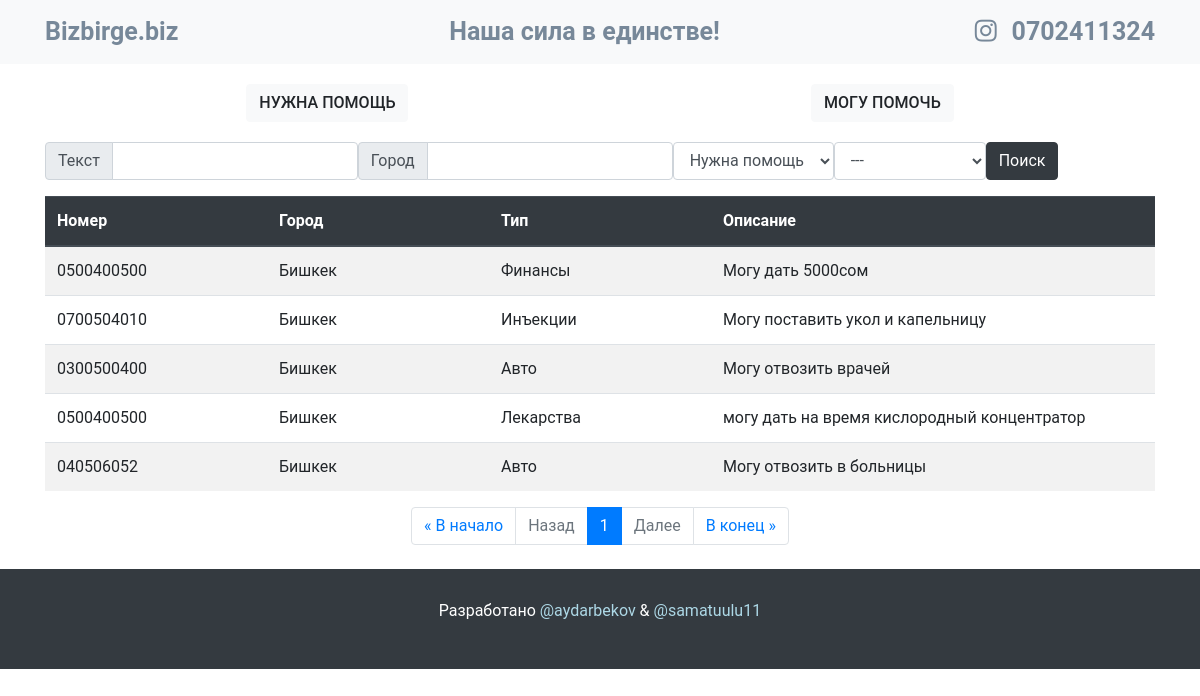
The app's page /ad_list/can_help with its own data.
### webapp/models.py (models this page shows, shortened)
class Ad(models.Model):
    ad_type = models.CharField(max_length=50, choices=TYPE_CHOICES, default=TYPE_CHOICES[0][0], verbose_name="Тема")
    number = models.CharField(max_length=50, verbose_name='Номер телефона')
    city = models.CharField(max_length=50, verbose_name='Город')
    group = models.CharField(max_length=50, choices=GROUP_CHOICES, default=GROUP_CHOICES[0][0], verbose_name="Тема")
    description = models.TextField(max_length=3000, verbose_name='Описание')
    status = models.CharField(max_length=50, choices=STATUS_CHOICES, default=STATUS_CHOICES[0][0], verbose_name='Статус')
    date = models.DateTimeField(auto_now_add=True, null=True, blank=True, verbose_name='Дата добавления')
    class Meta:
        verbose_name = 'Объявление'
        verbose_name_plural = 'Объявления'

### webapp/views.py (the view, shortened to what this page needs)
# urls.py: path('ad_list/<str:type>', AdListView.as_view(), name='ad_list'),
class AdListView(ListView):
    context_object_name = 'ad'
    template_name = 'ad_list.html'
    paginate_by = 20
    paginate_orphans = 0
    ordering = '-date'
    def get(self, request, *args, **kwargs):
        self.form = self.get_search_form()
        self.search_value = self.get_search_value()
        return super().get(request, *args, **kwargs)
    def get_queryset(self, *args, **kwargs):
        ad_type = self.kwargs.get('type')
        if ad_type != 'search':
            queryset = Ad.objects.filter(ad_type=ad_type, status='active').order_by('-date')
            return queryset
    def get_context_data(self, *args, **kwargs):
        context = super().get_context_data()
        ad_type = self.kwargs.get('type')
        context['ads_sorted'] = Ad.objects.filter(ad_type=ad_type).order_by('-date')
        context['form'] = self.form
        return context
    def get_search_form(self):
        return SimpleSearchForm(self.request.GET)
    def get_search_value(self):
        search = {}
        if self.form.is_valid():
            search['descr'] = self.form.cleaned_data['descr']
            search['city'] = self.form.cleaned_data['city']
            search['type'] = self.form.cleaned_data['type']
            search['group'] = self.form.cleaned_data['group']
            return search
        return None

### webapp/forms.py
class SimpleSearchForm(forms.Form):
    descr = forms.CharField(max_length=100, required=False, label="Текст")
    city = forms.CharField(max_length=100, required=False, label="Город")
    type = forms.ChoiceField(choices=TYPE_CHOICES, label='Тип', required=False)
    group = forms.ChoiceField(choices=GROUP_CHOICES, label='Группа', required=False)

### webapp/templates/ad_list.html (shortened to what this page needs)
{% extends 'base.html' %}
{% load static %}
{% block content %}
    <div class="container mb-3">
        <form class="form-inline" action="{% url 'webapp:ad_list' type='search' %}" method="GET">
            {% include 'partial/simple_search.html' %}
            <input type="submit" class='btn btn-dark search-button' value="Поиск">
        </form>
    </div>
    <div class="container">
        <div class="ads-index-table">
            <table class="table table-striped">
                <thead class="thead-dark">
                <tr>
                    <th scope="col">Номер</th>
                    <th scope="col">Город</th>
                    <th scope="col">Тип</th>
                    <th scope="col" colspan="2">Описание</th>
                </tr>
                </thead>
                <tbody>
                {% for ad in ad %}
                    <tr>
                        <td>{{ ad.number }}</td>
                        <td>{{ ad.city }}</td>
                        <td>{{ ad.get_group_display }}</td>
                        <td colspan="2">{{ ad.description }}</td>
                    </tr>
                {% endfor %}
                </tbody>
            </table>
        </div>
    </div>
    {% include 'partial/pagination.html' %}
{% endblock %}

### webapp/static/css/style.css (style rules this page uses)
body { font-family: roboto, arial, sans-serif; margin: 0; }
.table { table-layout: fixed!important; }

### records on screen
Ad: number "0500400500", city "Бишкек", group "Финансы", description "Могу дать 5000сом"
Ad: number "0700504010", city "Бишкек", group "Инъекции", description "Могу поставить укол и капельницу"
Ad: number "0300500400", city "Бишкек", group "Авто", description "Могу отвозить врачей"
Ad: number "0500400500", city "Бишкек", group "Лекарства", description "могу дать на время кислородный концентратор"
Ad: number "040506052", city "Бишкек", group "Авто", description "Могу отвозить в больницы"

### other values on screen
{{ field.label }} "Текст" "Город"
{{ page_obj.number }} "1"
